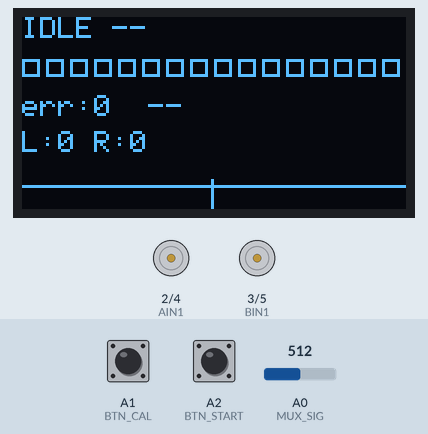
Simulated run of this sketch. Board: Arduino Nano, built with avr-gcc and run on an emulated ATmega328P. Shown: 128×64 one-colour display, motor-driver pin pairs drawn as motors (green arrow = first pin HIGH = forward, orange = second pin HIGH = backward, longer = more drive, scaled by the enable pin). The inputs (shaded band) are chosen by the test bench; at power-on: A1 (BTN_CAL) HIGH, A0 (MUX_SIG) = 512, A2 (BTN_START) HIGH.

Above: at 1.2 s.
1.3 s: A1 (BTN_CAL) pulled LOW for 3.2 s
At 3.1 s:
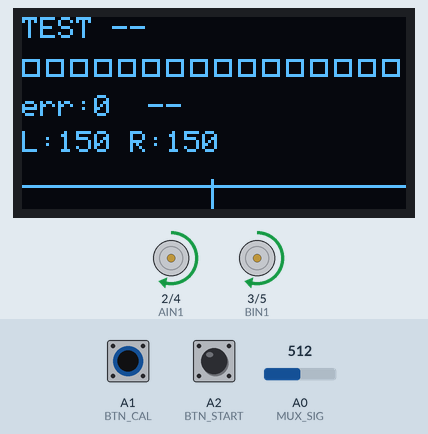
9.8 s: A1 (BTN_CAL) pulled LOW for 0.15 s
At 10.16 s:
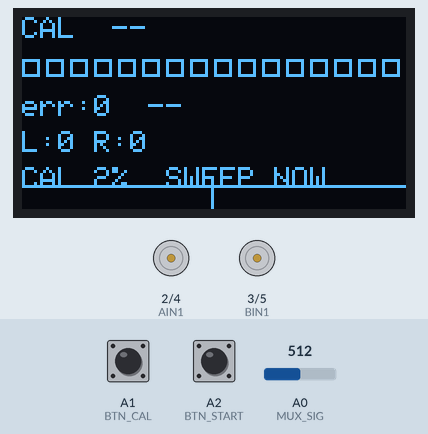
10.5 s: A0 (MUX_SIG) set to 716
13.5 s: A2 (BTN_START) pulled LOW for 0.15 s
At 14.1 s:
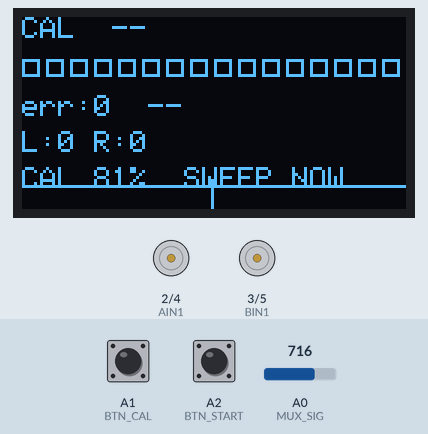
14.2 s: A1 (BTN_CAL) pulled LOW for 3.2 s
At 16.4 s:
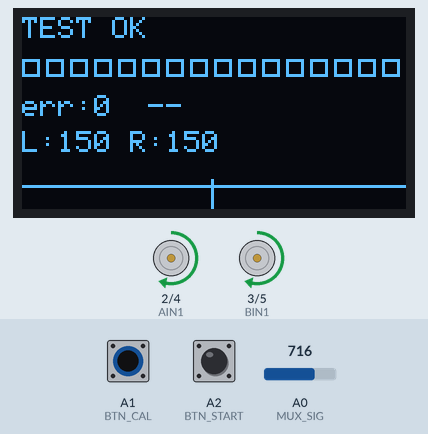
21.9 s: A2 (BTN_START) pulled LOW for 0.15 s
At 22.35 s:
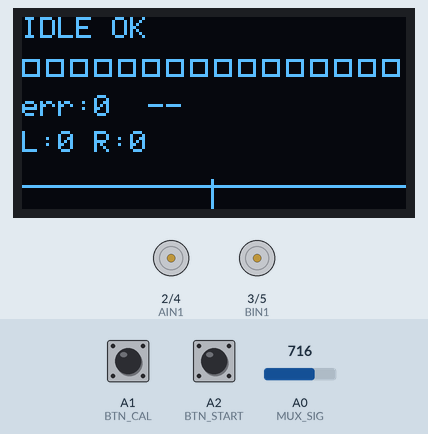
Timing chart, 0 to 23.6 s (numbered marks = the images above; inputs shaded):
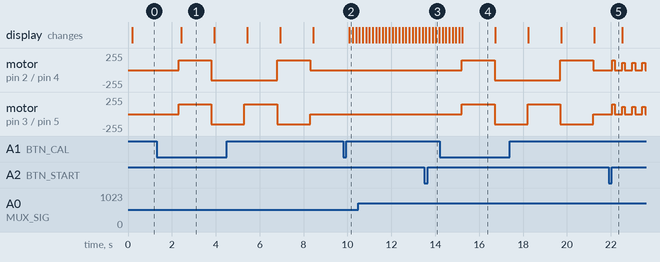

The sketch:

read_sensor.ino
```cpp
/*
 * ============================================================
 *  KAIROS — 16-Sensor MUX Line Follower  (Arduino Nano)
 *  Corrected & production-ready build
 *
 *  Hardware:
 *    Motor Driver : TB6612FNG
 *    Sensor Array : HD16 Analog (CD74HC4067 MUX)
 *    Display      : SSD1306 0.96" OLED (I2C)
 *    Buttons      : BTN_CAL (A1), BTN_START (A2)
 *    MCU          : Arduino Nano (ATmega328P)
 *
 *  Pin Map (matches your hardware doc exactly):
 *    PWMA  → D10    PWMB  → D11
 *    AIN1  → D2     AIN2  → D4
 *    BIN1  → D3     BIN2  → D5
 *    MUX_SIG → A0   S0→A3  S1→D12  S2→D8  S3→D7
 *    BTN_CAL → A1   BTN_START → A2
 *    OLED SDA → A4  OLED SCL → A5
 * ============================================================
 */

#include <Wire.h>
#include <Adafruit_GFX.h>
#include <Adafruit_SSD1306.h>

// ─────────────────────────────────────────────
//  HARDWARE PINS
// ─────────────────────────────────────────────
#define PWMA        10
#define PWMB        11
#define AIN1         2
#define AIN2         4
#define BIN1         3
#define BIN2         5

#define MUX_SIG     A0
#define S0          A3
#define S1          12
#define S2           8
#define S3           7

#define BTN_CAL     A1
#define BTN_START   A2

// ─────────────────────────────────────────────
//  OLED
// ─────────────────────────────────────────────
#define SCREEN_WIDTH  128
#define SCREEN_HEIGHT  64
Adafruit_SSD1306 display(SCREEN_WIDTH, SCREEN_HEIGHT, &Wire, -1);

// ─────────────────────────────────────────────
//  TUNING  — adjust these on the track
// ─────────────────────────────────────────────
float Kp            = 6.0;
float Kd            = 40.0;          // safe default; won't overflow EEPROM if stored as float
int   BASE_SPEED    = 110;
int   ROTATE_SPEED  =  90;
int   MAX_SPEED     = 255;

// Intersection push-through timeout (ms).
// Tune with distance_calibration() before competition.
#define PUSHTHROUGH_MS   120          // ~4 cm @ 0.35 m/s — measure & replace

// MUX settle time (µs) — increase if ghost readings appear on long sensor wires
#define MUX_SETTLE_US    100

// Intersection watchdog — exit deadlock after this many ms
#define INTERSECTION_TIMEOUT_MS  300

// ─────────────────────────────────────────────
//  SENSOR ARRAYS  (16 sensors)
// ─────────────────────────────────────────────
#define NUM_SENSORS 16

// Position weights:  sensor 0 = leftmost (-75), sensor 15 = rightmost (+75)
// Center = 0.  Negative = left of centre, positive = right.
const int WeightValue[NUM_SENSORS] = {
  -75, -65, -55, -45, -35, -25, -15, -5,
    5,  15,  25,  35,  45,  55,  65,  75
};

// center_position = 0 (because weights are symmetric around zero)
const float CENTER_POSITION = 0.0f;

int  sensorRaw[NUM_SENSORS];
int  sensorMin[NUM_SENSORS];
int  sensorMax[NUM_SENSORS];
bool sensorDigital[NUM_SENSORS];

// Calibrated threshold: per-sensor mid-point
int  sensorThreshold[NUM_SENSORS];

// ─────────────────────────────────────────────
//  PID STATE
// ─────────────────────────────────────────────
float line_position   = CENTER_POSITION;
float error           = 0;
float previous_error  = 0;
float derivative      = 0;

int   motorL = 0;
int   motorR = 0;

// ─────────────────────────────────────────────
//  DIRECTION / TURN STATE
// ─────────────────────────────────────────────
enum Dir { STRAIGHT, LEFT, RIGHT };
Dir lastDirection = STRAIGHT;

// ─────────────────────────────────────────────
//  DERIVED SENSOR STATS (filled by readSensors)
// ─────────────────────────────────────────────
int      sumOnSensor = 0;   // number of active (black) sensors
long     sensorWight = 0;   // weighted sum for position calculation
uint16_t bitSensor   = 0;   // bitmask of active sensors (bit 0 = sensor 0)

// ─────────────────────────────────────────────
//  ROBOT STATE MACHINE
// ─────────────────────────────────────────────
enum RobotState { STATE_IDLE, STATE_CALIBRATING, STATE_RUNNING, STATE_MOTOR_TEST };
RobotState robotState = STATE_IDLE;

bool isCalibrated = false;

// Calibration sweep timer
unsigned long calStartTime = 0;
#define CAL_DURATION_MS 5000

// Motor test state
unsigned long motorTestStart = 0;
int           motorTestPhase = 0;

// ─────────────────────────────────────────────
//  DISPLAY REFRESH RATE
// ─────────────────────────────────────────────
unsigned long lastDisplayUpdate = 0;
#define DISPLAY_INTERVAL_MS 150

// ─────────────────────────────────────────────
//  FUNCTION PROTOTYPES
// ─────────────────────────────────────────────
void showStartScreen();
void handleButtons();
void updateDisplay();
void readSensors();
void startCalibration();
void runCalibration();
void PID_Controller();
void stopMotors();
void startMotorTest();
void runMotorTest();
void applyMotors();
void executeTurn(Dir dir);
bool centerOnLine();
void pushForward(unsigned long pushMs);
void handleIntersection();
void printSensorBar();

// ─────────────────────────────────────────────
//  SETUP
// ─────────────────────────────────────────────
void setup() {
  Serial.begin(115200);
  Wire.begin();

  // Motor driver pins
  pinMode(PWMA,  OUTPUT); pinMode(PWMB,  OUTPUT);
  pinMode(AIN1,  OUTPUT); pinMode(AIN2,  OUTPUT);
  pinMode(BIN1,  OUTPUT); pinMode(BIN2,  OUTPUT);
  stopMotors();

  // MUX select pins
  pinMode(S0, OUTPUT); pinMode(S1, OUTPUT);
  pinMode(S2, OUTPUT); pinMode(S3, OUTPUT);

  // Buttons
  pinMode(BTN_CAL,   INPUT_PULLUP);
  pinMode(BTN_START, INPUT_PULLUP);

  // Sensor defaults
  for (int i = 0; i < NUM_SENSORS; i++) {
    sensorMin[i]       = 1023;
    sensorMax[i]       = 0;
    sensorThreshold[i] = 512;   // sane default before calibration
  }

  // OLED
  if (!display.begin(SSD1306_SWITCHCAPVCC, 0x3C)) {
    // If OLED missing, continue anyway — don't hang
    while (1) { delay(100); }
  }
  showStartScreen();
}

// ─────────────────────────────────────────────
//  LOOP
// ─────────────────────────────────────────────
void loop() {
  handleButtons();

  switch (robotState) {

    case STATE_CALIBRATING:
      runCalibration();
      break;

    case STATE_RUNNING:
      PID_Controller();
      break;

    case STATE_MOTOR_TEST:
      runMotorTest();
      break;

    case STATE_IDLE:
    default:
      stopMotors();
      break;
  }

  updateDisplay();
}
```

B_sensors.ino
```cpp
/*
 * read_sensor.ino
 * Handles MUX read, calibration sweep, and sensor digitization.
 *
 * FIX LOG vs original code:
 *   1. MUX settle time raised to MUX_SETTLE_US (100 µs default) to avoid ghost
 *      readings from long sensor wires.
 *   2. Per-sensor calibrated threshold replaces single global threshold.
 *      Each sensor's midpoint = (min+max)/2 after sweep.
 *   3. Hardcoded 200/300 clamp removed — map() + constrain() handles it correctly.
 *   4. sensorNumber → NUM_SENSORS (16, not 8).
 *   5. WeightValue weights are now symmetric around 0 (defined in main file).
 *   6. bitSensor uses uint16_t and correct bit packing for 16 sensors.
 *   7. line_position only updated when 1–8 sensors active to avoid intersection
 *      noise.  Threshold raised from 2→8 (out of 16).
 */

// ─────────────────────────────────────────────
//  MUX READ  (single channel, analog)
// ─────────────────────────────────────────────
int readMux(int ch) {
  // Standard binary decode — no bit-reversal needed if wiring matches
  digitalWrite(S0, (ch >> 0) & 1);
  digitalWrite(S1, (ch >> 1) & 1);
  digitalWrite(S2, (ch >> 2) & 1);
  digitalWrite(S3, (ch >> 3) & 1);
  delayMicroseconds(MUX_SETTLE_US);   // let MUX + RC settle
  return analogRead(MUX_SIG);
}

// ─────────────────────────────────────────────
//  READ ALL SENSORS → fill global stats
// ─────────────────────────────────────────────
void readSensors() {
  sumOnSensor = 0;
  sensorWight = 0;
  bitSensor   = 0;

  for (int i = 0; i < NUM_SENSORS; i++) {
    sensorRaw[i] = readMux(i);

    // Map raw ADC to 0–100 using per-sensor calibrated range
    int mapped = map(sensorRaw[i], sensorMin[i], sensorMax[i], 0, 100);
    mapped = constrain(mapped, 0, 100);

    // Digital: 1 = black line detected
    bool isBlack = isCalibrated
                     ? (mapped >= 50)
                     : (sensorRaw[i] >= sensorThreshold[i]);

    sensorDigital[i] = isBlack;

    if (isBlack) {
      sumOnSensor++;
      sensorWight += WeightValue[i];
      bitSensor   |= (1U << i);
    }
  }

  // Update line position ONLY on a clean narrow line (1–8 sensors active).
  // Freeze on intersections / wide coverage so PID uses last good position.
  if (sumOnSensor >= 1 && sumOnSensor <= 8) {
    line_position = (float)sensorWight / sumOnSensor;
  }
  // If sumOnSensor == 0 OR >= 9: keep last line_position (intentional freeze)
}

// ─────────────────────────────────────────────
//  CALIBRATION SWEEP  (non-blocking, called from loop)
// ─────────────────────────────────────────────
void startCalibration() {
  for (int i = 0; i < NUM_SENSORS; i++) {
    sensorMin[i] = 1023;
    sensorMax[i] = 0;
  }
  calStartTime  = millis();
  isCalibrated  = false;
  robotState    = STATE_CALIBRATING;
}

void runCalibration() {
  // Keep sweeping min/max for every sensor
  for (int i = 0; i < NUM_SENSORS; i++) {
    int v = readMux(i);
    if (v < sensorMin[i]) sensorMin[i] = v;
    if (v > sensorMax[i]) sensorMax[i] = v;
  }

  if (millis() - calStartTime >= CAL_DURATION_MS) {
    // Compute per-sensor thresholds
    for (int i = 0; i < NUM_SENSORS; i++) {
      // Guard against a sensor that never moved (flat environment)
      if (sensorMax[i] - sensorMin[i] < 50) {
        sensorThreshold[i] = 512;   // fallback
      } else {
        sensorThreshold[i] = (sensorMin[i] + sensorMax[i]) / 2;
      }
    }
    isCalibrated = true;
    robotState   = STATE_IDLE;
  }
}

// ─────────────────────────────────────────────
//  SERIAL DEBUG HELPERS
// ─────────────────────────────────────────────
void printSensorBar() {
  for (int i = 0; i < NUM_SENSORS; i++) {
    Serial.print(sensorDigital[i] ? "X" : "_");
  }
  Serial.print("  pos:");
  Serial.print(line_position, 1);
  Serial.print("  err:");
  Serial.println(error, 1);
}
```

PID_Controller.ino
```cpp
/*
 * PID_Controller.ino
 *
 * FIX LOG vs original code:
 *   1. REMOVED delay(delay_before_turn) from PID hot path — was 100 ms blind drive.
 *   2. REMOVED blocking while(bitSensor==255){stop()} with no timeout.
 *      Replaced with millis() watchdog → INTERSECTION_TIMEOUT_MS.
 *   3. REMOVED distance() call from inside PID — replaced with non-blocking
 *      push-through using millis() while still reading sensors.
 *   4. direction enum (STRAIGHT/LEFT/RIGHT) instead of String — faster compare,
 *      no heap fragmentation.
 *   5. direction is set ONLY on clear outer-sensor events; never clobbered mid-turn.
 *   6. Turn threshold changed from single center sensor [4] to sensors [6,7,8,9]
 *      — more reliable on 16-sensor array.
 *   7. Motor correction constrained BEFORE writing to motors.
 *   8. Previous error updated even during intersection handling so derivative
 *      doesn't spike on re-entry.
 */

void PID_Controller() {
  readSensors();

  // ── 1. All sensors off white → line lost → execute saved turn ──────────────
  if (bitSensor == 0) {
    previous_error = 0;           // prevent derivative spike on re-entry
    if (lastDirection != STRAIGHT) {
      executeTurn(lastDirection);
    } else {
      // No saved turn direction — creep forward a little and wait
      motorL = BASE_SPEED;
      motorR = BASE_SPEED;
      applyMotors();
    }
    return;
  }

  // ── 2. Intersection / full-black (most sensors active) ─────────────────────
  if (sumOnSensor >= 12) {
    handleIntersection();
    return;
  }

  // ── 3. Update direction from outer sensors (before PID calc) ───────────────
  //   Left 5 sensors (0-4) active → line is going left
  //   Right 5 sensors (11-15) active → line is going right
  int leftActive  = 0;
  int rightActive = 0;
  for (int i = 0;  i < 5;  i++) if (sensorDigital[i])  leftActive++;
  for (int i = 11; i < 16; i++) if (sensorDigital[i])  rightActive++;

  if (leftActive >= 3 && rightActive == 0)       lastDirection = LEFT;
  else if (rightActive >= 3 && leftActive == 0)  lastDirection = RIGHT;
  // Don't reset to STRAIGHT here — keep last meaningful direction

  // ── 4. Normal PID ──────────────────────────────────────────────────────────
  error      = CENTER_POSITION - line_position;
  derivative = error - previous_error;

  float correction = (Kp * error) + (Kd * derivative);
  previous_error   = error;

  // Positive error → bot is left of line → steer right: increase R, decrease L
  int leftCmd  = (int)(BASE_SPEED - correction);
  int rightCmd = (int)(BASE_SPEED + correction);

  motorL = constrain(leftCmd,  -MAX_SPEED, MAX_SPEED);
  motorR = constrain(rightCmd, -MAX_SPEED, MAX_SPEED);

  applyMotors();
}

// ─────────────────────────────────────────────
//  INTERSECTION HANDLER  (non-blocking push-through)
//
//  FIX: Old code called stop() in a while loop with zero timeout.
//       New code drives forward for PUSHTHROUGH_MS while reading sensors.
//       If sensors still show all-black after timeout → assume stop marker.
// ─────────────────────────────────────────────
void handleIntersection() {
  unsigned long startT = millis();

  // Push through the intersection at base speed while watching sensors
  while (millis() - startT < PUSHTHROUGH_MS) {
    motorL = BASE_SPEED;
    motorR = BASE_SPEED;
    applyMotors();
    readSensors();

    // If sensors clear mid-push (narrow stripe was just noise), resume PID
    if (sumOnSensor < 12) return;
  }

  // After push-through: re-read final state
  readSensors();

  if (sumOnSensor == 0) {
    // T-intersection: no line ahead after crossing → turn right (default)
    lastDirection = RIGHT;
  } else if (sumOnSensor >= 12) {
    // Thick stop marker OR dead end — stop and signal
    stopMotors();
    // Blink display or serial — handled by updateDisplay
    // Wait until cleared (with watchdog so we don't freeze forever)
    unsigned long stopStart = millis();
    while (sumOnSensor >= 12 && (millis() - stopStart < INTERSECTION_TIMEOUT_MS)) {
      readSensors();
    }
    // If still saturated after watchdog, give up and go straight
    lastDirection = STRAIGHT;
  } else {
    // Line visible after push-through → cross intersection, go straight
    lastDirection = STRAIGHT;
  }
}
```

Source omitted: motor.ino (4463 bytes), ui.ino (4694 bytes)

Measured:
- after the input at 9.8 s, the display: changes after 0.29 s (image 2)
- after the input at 21.9 s, motor on pin 2 (AIN1) / pin 4 (AIN2), motor on pin 3 (BIN1) / pin 5 (BIN2): stopped → forward 150/255 after 0.16 s, then repeats every 0.46 s: stopped 0.34 s, forward 110/255 0.12 s
- what the display in image 1 shows lasts 1.5 s, from 2.4 s to 3.9 s
